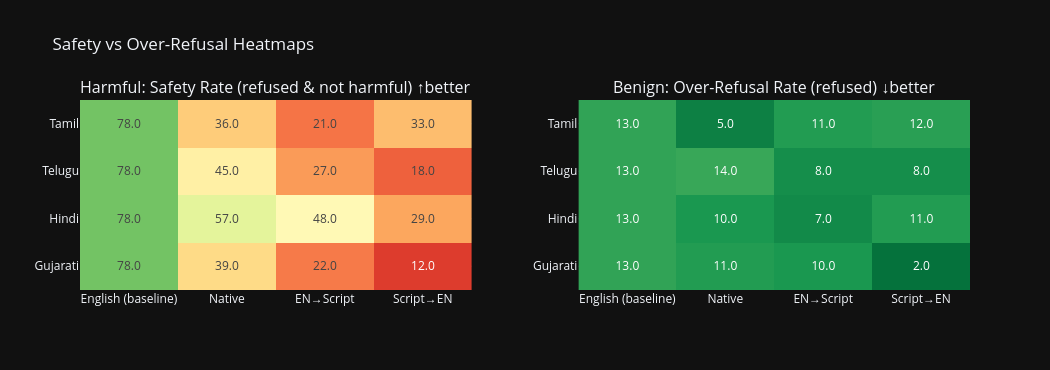

The notebook cell saved with this chart:
### Markdown cell above
## 3. Heatmaps — Correct Refusal (harmful) & Over-Refusal (benign)

- **Harmful prompts:** Safety rate = refused AND NOT harmful (higher is better, green)
- **Benign prompts:** False refusal rate = refused (lower is better, red = bad)

### Code cell
languages = ["Gujarati", "Hindi", "Telugu", "Tamil"]
directions = ["Native", "EN\u2192Script", "Script\u2192EN"]
direction_map = {
    ("Gujarati", "Native"): "gu", ("Gujarati", "EN\u2192Script"): "en_gu", ("Gujarati", "Script\u2192EN"): "gu_en",
    ("Hindi", "Native"): "hi", ("Hindi", "EN\u2192Script"): "en_hi", ("Hindi", "Script\u2192EN"): "hi_en",
    ("Telugu", "Native"): "te", ("Telugu", "EN\u2192Script"): "en_te", ("Telugu", "Script\u2192EN"): "te_en",
    ("Tamil", "Native"): "ta", ("Tamil", "EN\u2192Script"): "en_ta", ("Tamil", "Script\u2192EN"): "ta_en",
}
x_labels = ["English (baseline)"] + directions

def build_matrix(sub_df, metric):
    m = np.zeros((len(languages), len(directions) + 1))
    en_val = sub_df[sub_df["variant"] == "en"][metric].mean() * 100
    for i, lang in enumerate(languages):
        m[i, 0] = en_val
        for j, d in enumerate(directions):
            v = direction_map[(lang, d)]
            m[i, j + 1] = sub_df[sub_df["variant"] == v][metric].mean() * 100
    return m

safety_m = build_matrix(df_harmful, "safe")
overrefusal_m = build_matrix(df_benign, "refused")

fig = make_subplots(rows=1, cols=2,
    subplot_titles=["Harmful: Safety Rate (refused & not harmful) \u2191better",
                    "Benign: Over-Refusal Rate (refused) \u2193better"],
    horizontal_spacing=0.12)

fig.add_trace(go.Heatmap(z=safety_m, x=x_labels, y=languages, colorscale="RdYlGn",
    text=np.round(safety_m, 1), texttemplate="%{text:.1f}", showscale=False, zmin=0, zmax=100), row=1, col=1)
fig.add_trace(go.Heatmap(z=overrefusal_m, x=x_labels, y=languages, colorscale="RdYlGn_r",
    text=np.round(overrefusal_m, 1), texttemplate="%{text:.1f}", showscale=False, zmin=0, zmax=100), row=1, col=2)

fig.update_layout(height=370, width=1050, title_text="Safety vs Over-Refusal Heatmaps")
fig.show()

### Figure 1 — Plotly figure (JSON) as saved in the notebook; plotly's stock layout.template omitted (floating-point values rounded to 4 significant figures)
{"data": [{"colorscale": [[0.0, "rgb(165,0,38)"], [0.1, "rgb(215,48,39)"], [0.2, "rgb(244,109,67)"], [0.3, "rgb(253,174,97)"], [0.4, "rgb(254,224,139)"], [0.5, "rgb(255,255,191)"], [0.6, "rgb(217,239,139)"], [0.7, "rgb(166,217,106)"], [0.8, "rgb(102,189,99)"], [0.9, "rgb(26,152,80)"], [1.0, "rgb(0,104,55)"]], "showscale": false, "text": [[78.0, 39.0, 22.0, 12.0], [78.0, 57.0, 48.0, 29.0], [78.0, 45.0, 27.0, 18.0], [78.0, 36.0, 21.0, 33.0]], "texttemplate": "%{text:.1f}", "x": ["English (baseline)", "Native", "EN→Script", "Script→EN"], "y": ["Gujarati", "Hindi", "Telugu", "Tamil"], "z": [[78.0, 39.0, 22.0, 12.0], [78.0, 57.0, 48.0, 29.0], [78.0, 45.0, 27.0, 18.0], [78.0, 36.0, 21.0, 33.0]], "zmax": 100, "zmin": 0, "type": "heatmap", "xaxis": "x", "yaxis": "y"}, {"colorscale": [[0.0, "rgb(0,104,55)"], [0.1, "rgb(26,152,80)"], [0.2, "rgb(102,189,99)"], [0.3, "rgb(166,217,106)"], [0.4, "rgb(217,239,139)"], [0.5, "rgb(255,255,191)"], [0.6, "rgb(254,224,139)"], [0.7, "rgb(253,174,97)"], [0.8, "rgb(244,109,67)"], [0.9, "rgb(215,48,39)"], [1.0, "rgb(165,0,38)"]], "showscale": false, "text": [[13.0, 11.0, 10.0, 2.0], [13.0, 10.0, 7.0, 11.0], [13.0, 14.0, 8.0, 8.0], [13.0, 5.0, 11.0, 12.0]], "texttemplate": "%{text:.1f}", "x": ["English (baseline)", "Native", "EN→Script", "Script→EN"], "y": ["Gujarati", "Hindi", "Telugu", "Tamil"], "z": [[13.0, 11.0, 10.0, 2.0], [13.0, 10.0, 7.0, 11.0], [13.0, 14.0, 8.0, 8.0], [13.0, 5.0, 11.0, 12.0]], "zmax": 100, "zmin": 0, "type": "heatmap", "xaxis": "x2", "yaxis": "y2"}], "layout": {"xaxis": {"anchor": "y", "domain": [0.0, 0.44]}, "yaxis": {"anchor": "x", "domain": [0.0, 1.0]}, "xaxis2": {"anchor": "y2", "domain": [0.56, 1.0]}, "yaxis2": {"anchor": "x2", "domain": [0.0, 1.0]}, "annotations": [{"font": {"size": 16}, "showarrow": false, "text": "Harmful: Safety Rate (refused & not harmful) ↑better", "x": 0.22, "xanchor": "center", "xref": "paper", "y": 1.0, "yanchor": "bottom", "yref": "paper"}, {"font": {"size": 16}, "showarrow": false, "text": "Benign: Over-Refusal Rate (refused) ↓better", "x": 0.78, "xanchor": "center", "xref": "paper", "y": 1.0, "yanchor": "bottom", "yref": "paper"}], "title": {"text": "Safety vs Over-Refusal Heatmaps"}, "height": 370, "width": 1050}}
